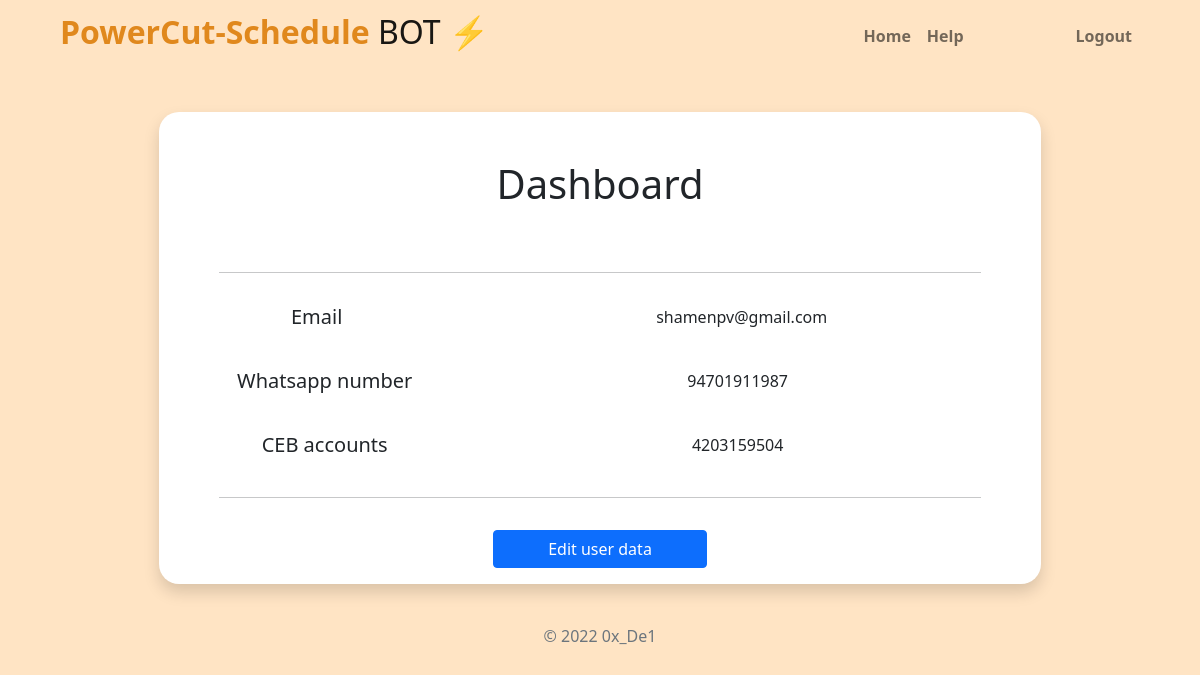
Before: / (signed in) with the older database file.
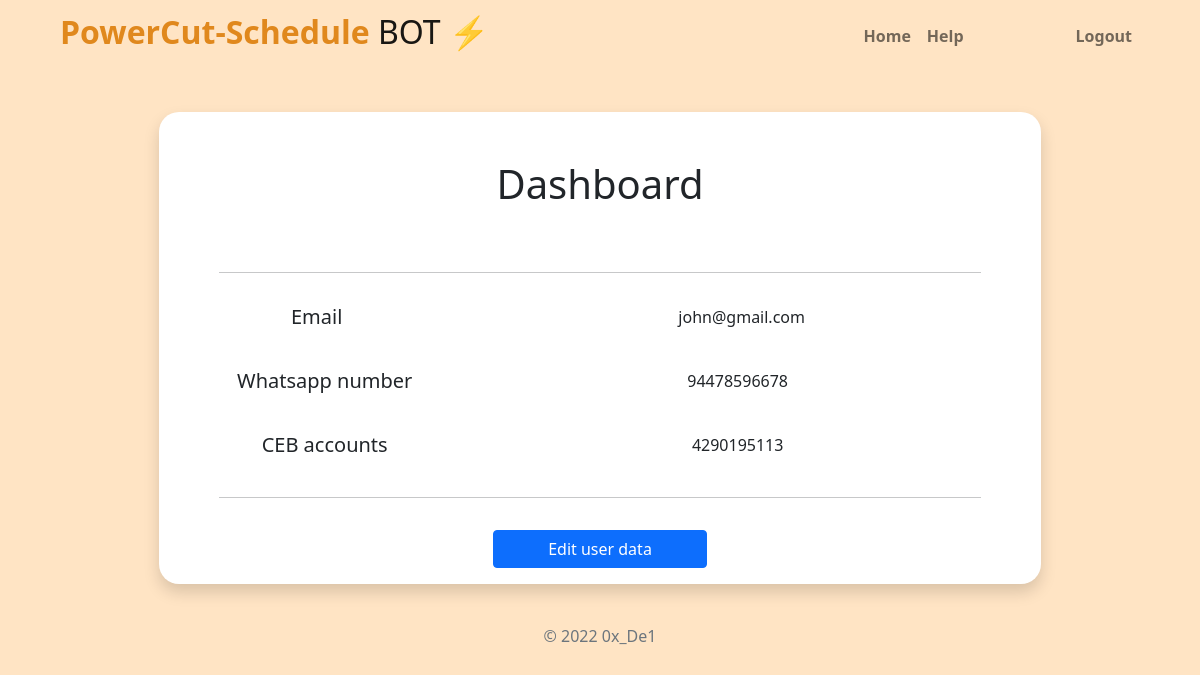
After: the same page with the newer database file.
### tables this page shows
CREATE TABLE "users" (
	"id"	INTEGER NOT NULL UNIQUE,
	"phone"	TEXT NOT NULL UNIQUE,
	"email"	TEXT NOT NULL UNIQUE,
	"ceb_account"	TEXT NOT NULL,
	"hash"	REAL NOT NULL,
	PRIMARY KEY("id" AUTOINCREMENT)
);

### app.py (the view)
@app.route("/")
@login_required
def index():
    rows = db.execute("SELECT * FROM users WHERE id = ?", session["user_id"])
    return render_template(
        "index.html",
        email=rows[0]["email"],
        ceb=rows[0]["ceb_account"],
        phone=rows[0]["phone"],
    )

### app.py (called while the page is built)
@app.after_request
def after_request(response):
    response.headers["Cache-Control"] = "no-cache, no-store, must-revalidate"
    response.headers["Expires"] = 0
    response.headers["Pragma"] = "no-cache"
    return response

### helpers.py (called while the page is built)
def login_required(f):
    @wraps(f)
    def decorated_function(*args, **kwargs):
        if session.get("user_id") is None:
            return redirect("/login")
        return f(*args, **kwargs)
    return decorated_function

### templates/index.html (shortened to what this page needs)
{% extends "layout.html" %} {% block title %} Home {% endblock %} {% block main
%}
<div class="container border-5 shadow bg-body bg-warning w-75">
  <form action="/settings" method="get">
    <div class="display-6 p-5">Dashboard</div>
    <hr class="mx-5" />
    <div>
      <div class="d-flex justify-content-between p-3 row">
        <h5 class="col-4">Email</h5>
        <span class="col">{{email}}</span>
      </div>
      <div class="d-flex justify-content-between p-3">
        <h5 class="col-4">Whatsapp number</h5>
        <span class="col">{{phone}}</span>
      </div>
      <div class="d-flex justify-content-between p-3">
        <h5 class="col-4">CEB accounts</h5>
        <span class="col">{{ceb}}</span>
      </div>
    </div>
    <hr class="mx-5" />
    <div class="">
      <button type="submit" class="btn btn-primary w-25 m-3">
        Edit user data
      </button>
    </div>
  </form>
</div>
{% endblock %}

Changed rows visible on the page:
changed users: email "shamenpv@gmail.com" → "john@gmail.com"; phone "94701911987" → "94478596678"; ceb_account "4203159504" → "4290195113"
